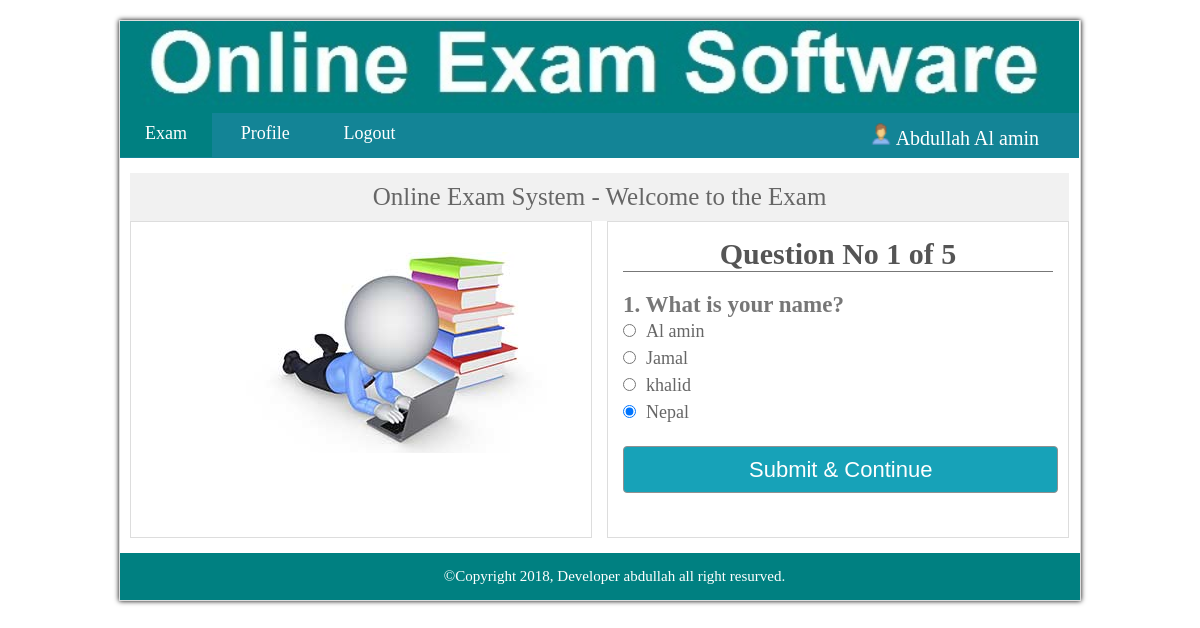
/exam.php?ques=1 (signed in), run on the app's committed database.
### tables this page shows
CREATE TABLE `tbl_user` (
  `user_id` int(11) NOT NULL,
  `name` varchar(255) NOT NULL,
  `email` varchar(255) NOT NULL,
  `password` varchar(255) NOT NULL,
  `status` int(11) NOT NULL
);

CREATE TABLE `tbl_question` (
  `ques_id` int(11) NOT NULL,
  `question_no` int(11) NOT NULL,
  `question` text NOT NULL
);

CREATE TABLE `tbl_ans` (
  `ans_id` int(11) NOT NULL,
  `question_no` int(11) NOT NULL,
  `right_ans` int(11) NOT NULL DEFAULT '0',
  `option` text NOT NULL
);

### helper/session.php (called while the page is built, shortened)
<?php
class session{
   public static function get($key){
     if(isset($_SESSION[$key])){
       return $_SESSION[$key];
     }else{
       return false;
     }
   }
 }
?>

### classes/header.php (called while the page is built)
<?php
class header{
	private $tbl_user = "tbl_user";
	private $user_id;
    public function user_id($user_id){
    	$this->user_id = $user_id;
    }
	public function readData(){
		$sql = "SELECT * FROM $this->tbl_user WHERE user_id=:user_id";
		$stmt = db::examPrepare($sql);
		$stmt->bindParam(":user_id",$this->user_id);
		$stmt->execute();
		return $stmt->fetchAll();
	}
}
$headerObj = new header();
?>

### connection/db.php (called while the page is built, shortened)
<?php
 class db{
 private static $pdo;
  public static function connection(){
    if(!isset(self::$pdo)){
      try {
        self::$pdo = new PDO('mysql:host='.DB_HOST.';dbname='.DB_NAME,DB_USER,DB_PASS);
      }catch(PDOException $con) {
        echo $con->getMessage();
      }
    }
    return self::$pdo;
  }
    public static function examPrepare($sql){
    return self::connection()->prepare($sql);
  }
 }
?>

### classes/exam.php (called while the page is built, shortened)
<?php
class exam{
	private $tbl_question = "tbl_question";
	private $tbl_ans = "tbl_ans";
	private $question_no;
	public function question_no($question_no){
		$this->question_no = $question_no;
	}
	public function rowCount(){
		$sql = "SELECT * FROM $this->tbl_question";
		$stmt = db::examPrepare($sql);
		$stmt->execute();
		return $stmt->rowCount();
	}
	public function chkQuestion(){
		$sql = "SELECT question_no FROM $this->tbl_question WHERE question_no=:question_no";
		$stmt = db::examPrepare($sql);
		$stmt->bindParam(":question_no",$this->question_no);
		$stmt->execute();
		if($stmt->rowCount() > 0){
			return true;
		}else{
			return false;
		}
	}
	public function singleQues(){
		$sql = "SELECT * FROM $this->tbl_question WHERE question_no=:question_no LIMIT 1";
		$stmt = db::examPrepare($sql);
		$stmt->bindParam(":question_no",$this->question_no);
		$stmt->execute();
		return $stmt->fetchAll();
	}
	public function readOption(){
		$sql = "SELECT * FROM $this->tbl_ans WHERE question_no=:question_no";
		$stmt = db::examPrepare($sql);
		$stmt->bindParam(":question_no",$this->question_no);
		$stmt->execute();
		return $stmt->fetchAll();
	}
}
$examObj = new exam();
?>

### classes/process.php (called while the page is built, shortened)
<?php
class process{
	private $tbl_ans = "tbl_ans";
	private $question_no;
	public function question_no($question_no){
		$this->question_no = $question_no;
	}
    public function readAns(){
	$sql = "SELECT * FROM $this->tbl_ans WHERE question_no = :question_no AND right_ans = 1";
	$stmt = db::examPrepare($sql);
	$stmt->bindParam(":question_no",$this->question_no);
	$stmt->execute();
	return $stmt->fetchAll();
    }
}
$processObj = new process();
?>

### exam.php (the view, shortened to what this page needs)
<?php include('inc/header.php'); ?>
<?php include('classes/exam.php'); ?>
<?php include('classes/process.php'); ?>
<div class="col-left col">
  <img src="img/1427197190phptcm7ze.jpeg" alt="">
</div>
<?php
if(isset($_GET['ques']) && $_GET['ques'] != NULL){
	if($examObj->chkQuestion() == false){
	$totalRow = $examObj->rowCount();
	$question_no = $_GET['ques'];
	$examObj->question_no($question_no);
	$processObj->question_no($question_no);
	foreach ($processObj->readAns() as $value) {
		$matchId = $value['ans_id'];
	}
?>
<div class="col-right col">
	<div class="over-view exam">
	<h3 class="view">Question No <?php echo $question_no;?> of  <?php echo $totalRow;?></h3>
	<h4><?php
	echo $question_no.". ";
	foreach($examObj->singleQues() as $value){
		echo $value['question'];
	}
	?></h4>
	<form action="" method="post">
	<ul>
		<?php
		 foreach($examObj->readOption() as $value){
		  ?>
		<li><input type="radio" checked name="ans" value="<?php echo $value['ans_id'];?>"><?php echo $value['option']; ?> </li>
	<?php } ?>
	</ul>
	<input type="submit" name="submit" class="start-view btn btn-info" value="Submit & Continue">
	</form>
	</div>
</div>
<?php
}else{
header("location:index.php");
}
}else{
header("location:index.php");
}
?>
<?php include('inc/footer.php');?>

### inc/header.php (shortened to what this page needs)
<?php
include("connection/db.php");
include("helper/session.php");
include("classes/header.php");
?>
<!DOCTYPE html>
<html lang="en">
<head>
<link rel="stylesheet" href="style/custom-bootstrap.css">
<link rel="stylesheet" href="style/style.css">
</head>
<body>
<?php $getId = session::get("id");
$headerObj->user_id($getId);
$path = $_SERVER['SCRIPT_FILENAME'];
$c_page = basename($path,".php");
?>
 <div class="template clear">
   <div class="header clear">
     <?php
     if($c_page == 'login'){
       echo '<img src="img/banner.jpg" alt="" />';
     }elseif($c_page == 'signup'){
       echo '<img src="img/banner.jpg" alt="" />';
     }else{
       echo '<img src="img/banner.jpg" alt="" />';
     }
     ?>
   </div>
   <div class="menubar">
     <nav>
     <ul class="ul">
      <?php
      $signed = session::get("signed");
      ?>
     <?php
      if($signed == true){
      ?>
       <li><a
         <?php if($c_page == 'index'){echo "id='active'";}?>
         <?php if($c_page == 'exam'){echo "id='active'";}?>
         <?php if($c_page == 'result'){echo "id='active'";}?>
         <?php if($c_page == 'view-answer'){echo "id='active'";}?>
         href="index.php">Exam</a>
       </li>
       <li><a
         <?php if($c_page == 'profile'){echo "id='active'";}?>
         href="profile.php">Profile</a>
       </li>
       <li>
        <a href="?action=logout">Logout</a>
      </li>
    <div class="user-div">
      <div class="user-divtwo">
        <img src="icon/icons8-person-16.png" alt="">
       <span><?php
       foreach($headerObj->readData() as $value){
        echo $value['name'];
       }
       ?></span>
      </div>
     </div>
     <?php } ?>
     </ul>
     </nav>
   </div>
<div class="main-content clear">
<div class="row">
<p class="headline">Online Exam System -
  <?php
  if($c_page == "login"){echo "User Login";}
  elseif($c_page == "signup"){echo "User Signup (Free)";}
  elseif($c_page == "index"){echo "Welcome to the Online Exam";}
  elseif($c_page == "profile"){echo "Your profile";}
  elseif($c_page == "exam"){echo "Welcome to the Exam";}
  elseif($c_page == "result"){echo "Your Exam completed.";}
  elseif($c_page == "view-answer"){echo "Your Exam details";}
  ?>
</p>

### style/style.css (style rules this page uses)
* { padding:0px;margin:0px;outline: 0px }
.clear { overflow: hidden; }
a { text-decoration:none; }
.template { width: 960px; margin: 20px auto; font-size: 15px; font-family: Calibri; border: 1px solid #ddd; box-shadow: 0 0 5px 0; }
.header img { width: 959px; }
.menubar { width: 959px; }
.menubar .ul { list-style: none; background: #138496; padding-top: 11px; margin-top: -5px; padding-bottom: 14px; }
.menubar .ul li { display: inline; background: #138496; }
.menubar .ul li #active { background: #008081; }
.menubar .ul li a { color: #fff; text-decoration: none; font-size: 18px; padding: 14px 25px; }
.main-content { width: 959px; }
.main-content .row { width: 939px; margin-top: 15px; margin-bottom: 15px; margin-left: 10px; margin-right: 10px; overflow: hidden; }
.main-content .row .headline { background: #f1f1f1; padding: 10px; font-size: 25px; text-align: center; color: #666; }
.main-content .row .col-left { width: 430px; float: left; border: 1px solid #ddd; padding: 15px; padding-top: 30px; padding-bottom: 50px; height: 235px; }
.row .col-left img { margin-left: 100px; }
.row .col-right { width: 430px; min-height: 285px; float: right; border: 1px solid #ddd; padding: 15px; }
.user-div { float: right; color: #fff; margin-right: 40px; height: 30px; width: 240px; }
.user-div .user-divtwo { float: right; }
.user-div img { width: 22px; }
.user-div span { font-size: 20px; }
.over-view h3 { font-size: 30px; text-align: center; color: #555; border-bottom: 1px solid #777; margin-bottom: 20px; }
.over-view .start-view { font-size: 22px; border: 1px solid #919191; text-align: center; transition: all .5s; margin-top: 20px; padding-left: 125px; padding-right: 125px; }
.exam h4 { font-size: 23px; color: #777; }
.exam ul { list-style: none; }
.exam ul li { font-size: 18px; line-height: 1.5; color: #666; }
.exam ul li input[type="radio"] { margin-right: 10px; }

### data on the page
tbl_user: name "Abdullah Al amin"
tbl_question: question "What is your name?"
tbl_ans: option "Al amin"
tbl_ans: option "Jamal"
tbl_ans: option "khalid"
tbl_ans: option "Nepal"

### other printed values
$question_no "1"
$totalRow "5"
